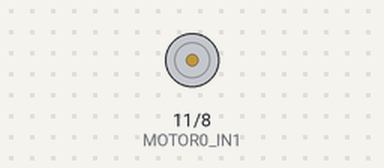
A sketch run on a simulated Arduino Uno, built with avr-gcc and run on an emulated ATmega328P. Parts: motor-driver pin pairs drawn as motors (green arrow = first pin HIGH = forward, orange = second pin HIGH = backward, longer = more drive). What the sketch prints to the serial monitor is not drawn.

Above: at 0.1 s.
At 5.1 s:
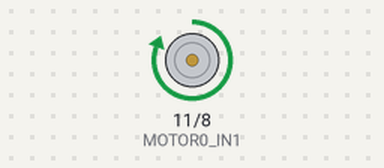
Timing chart, 0 to 7.0 s (numbered marks = the images above):
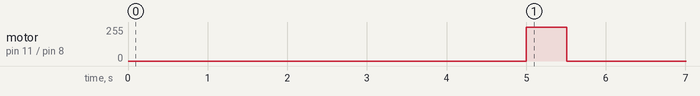

Measured:
- by itself, motor on pin 11 (MOTOR0_IN1) / pin 8 (MOTOR0_IN2): stopped → forward 255/255 at 5.0 s, → stopped 0.51 s later

The sketch:

foil_lift.ino
```cpp
// set motor pins
#define MOTOR0_IN1 11 // set up the IN1 pin
#define MOTOR0_IN2 8 // set up the IN2 pin

float timer = 0;

void setup() {
  Serial.begin(9600);
  pinMode(MOTOR0_IN1, OUTPUT); // set IN1 as output
  pinMode(MOTOR0_IN2, OUTPUT); // set IN2 as output

  // wait time
    delay(5000);
    timer=0;
}

void loop() {
  if(millis()<=5500){
    digitalWrite(MOTOR0_IN1, HIGH); // set IN1 to HIGH
    digitalWrite(MOTOR0_IN2, LOW); // set IN2 to LOW
    timer += millis();
  }
  else{
    digitalWrite(MOTOR0_IN1, LOW);
    digitalWrite(MOTOR0_IN2, LOW);
  }
  Serial.println(millis());
}
```
